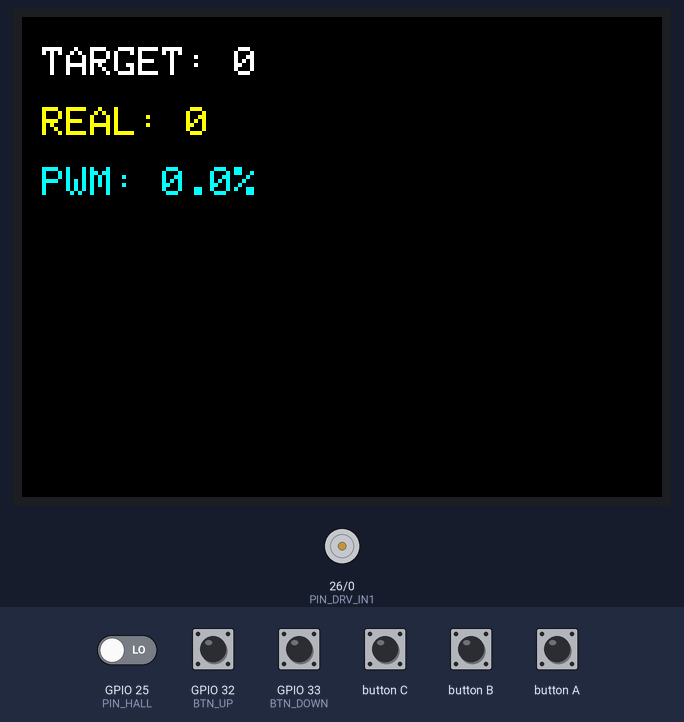
A program run on a simulated ESP32. Parts: 320×240 colour display, motor-driver pin pairs drawn as motors (green arrow = first pin HIGH = forward, orange = second pin HIGH = backward, longer = more drive). The inputs (shaded band) are chosen by the test bench; at power-on: GPIO 32 (BTN_UP) HIGH, GPIO 33 (BTN_DOWN) HIGH, GPIO 25 (PIN_HALL) LOW. What the program prints to the serial monitor is not drawn.

Above: at 1.4 s.
1.5 s: GPIO 32 (BTN_UP) pulled LOW for 1 s
At 1.69 s:
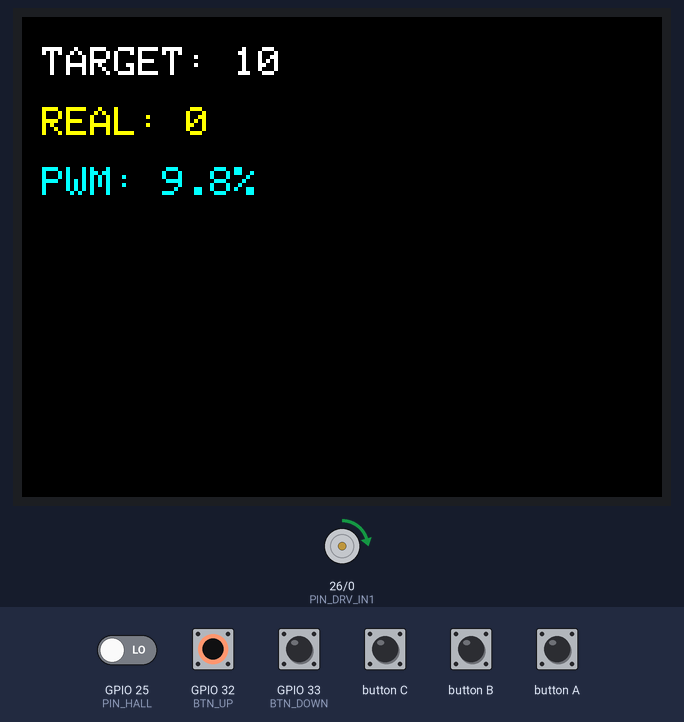
3.1 s: GPIO 33 (BTN_DOWN) pulled LOW for 1 s
At 3.29 s:
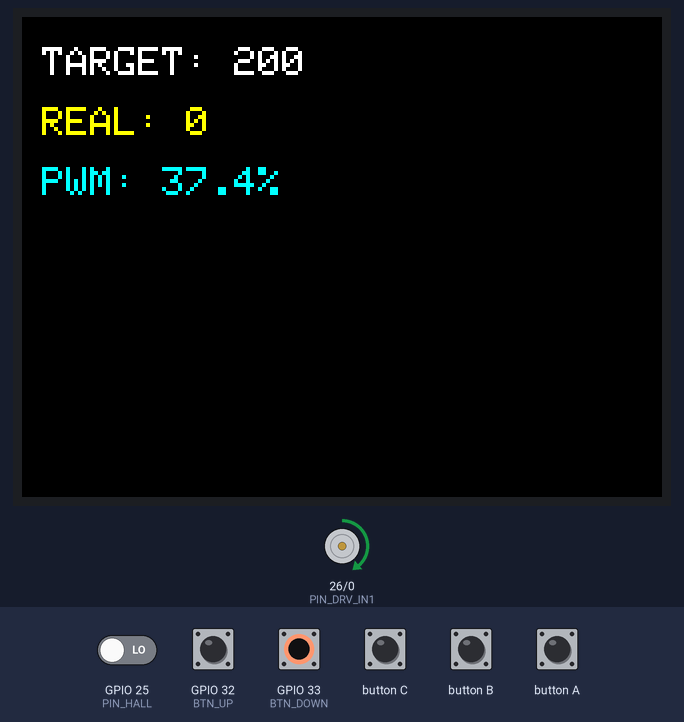
5.6 s: GPIO 32 (BTN_UP) pulled LOW for 1 s
At 6.04 s:
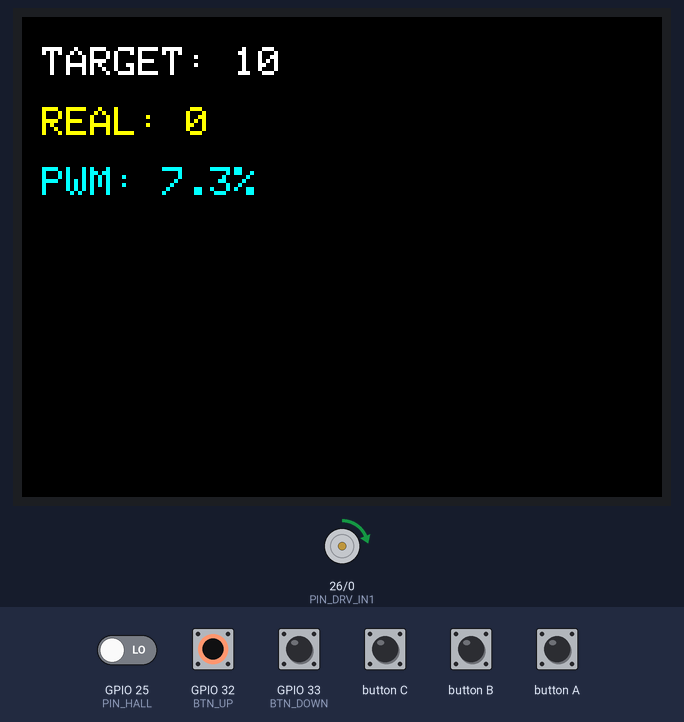
7.2 s: GPIO 33 (BTN_DOWN) pulled LOW for 0.15 s
At 7.59 s:
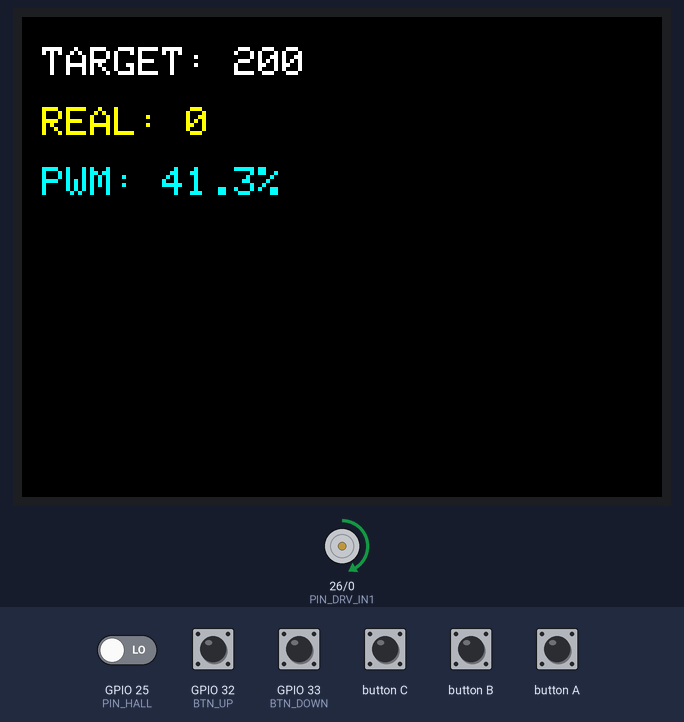
7.9 s: GPIO 32 (BTN_UP) driven LOW and GPIO 33 (BTN_DOWN) driven LOW
At 8.19 s:
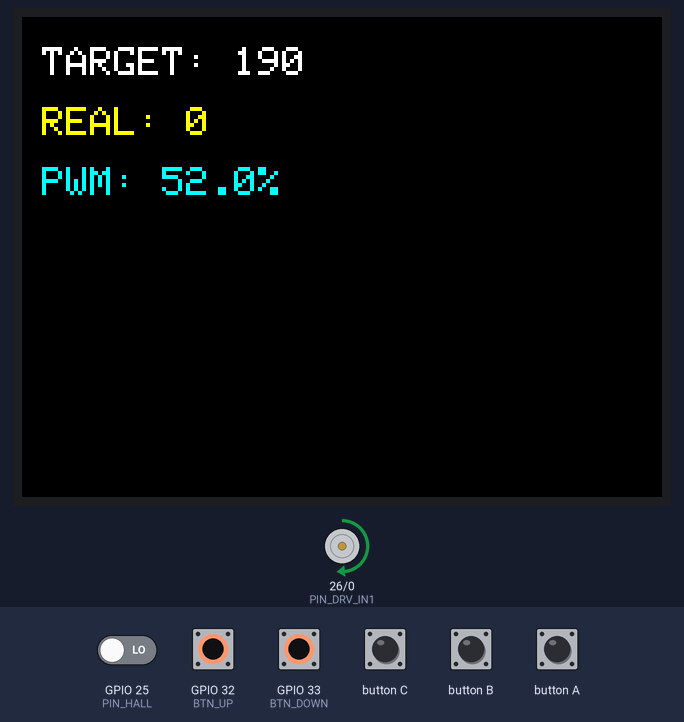
9.9 s: GPIO 32 (BTN_UP) driven HIGH
At 10.09 s:
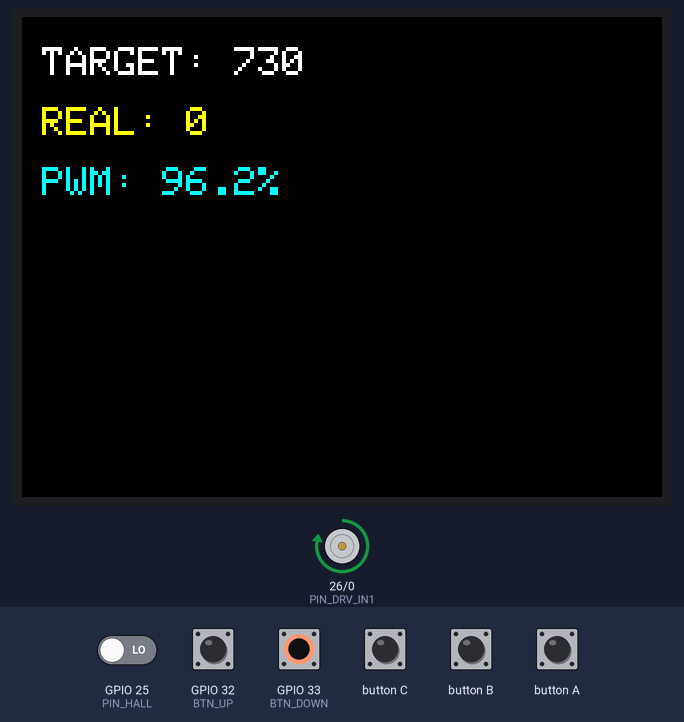
Timing chart, 0 to 12.7 s (numbered marks = the images above; inputs shaded):
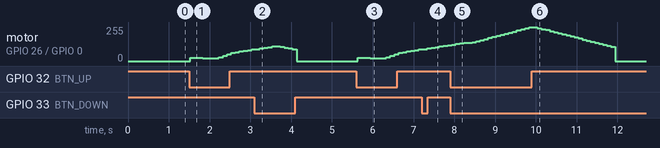

Measured:
- after the input at 1.5 s, motor on GPIO 26 (PIN_DRV_IN1) / GPIO 0 (PIN_DRV_IN2): stopped → forward 25/255 at once, → forward 19/255 0.30 s later, → forward 28/255 0.40 s later, → forward 39/255 0.10 s later, … (11 changes in this stretch); the display: changes at once (image 1)
- after the input at 5.6 s, motor on GPIO 26 (PIN_DRV_IN1) / GPIO 0 (PIN_DRV_IN2): stopped → forward 25/255 at once, → forward 19/255 0.30 s later, → forward 28/255 0.40 s later, → forward 39/255 0.10 s later, … (11 changes in this stretch); the display: first changes after 0.05 s (image 3 shows a later state)

The program:

main.cpp
```cpp
#include <Arduino.h>
#include <M5Unified.h>
#include "pulse_meter.h"

// Pines de Hardware
const int PIN_DRV_IN1 = 26;
const int PIN_DRV_IN2 = 0;
const int PIN_HALL    = 25;
const int BTN_UP      = 32;
const int BTN_DOWN    = 33;

// PWM ESP32
const int PWM_CHANNEL = 0;
const int PWM_FREQ    = 20000;
const int PWM_RES     = 10;
const int PWM_MAX     = 1023;

// Ajustes de control
const float MAX_RPM_SETPOINT = 1200.0f;

// PWM de arranque y mínimo útil
const int PWM_START = 100;      // Ajustar en banco
const int PWM_MIN   = 75;      // Ajustar según zona muerta del motor
const unsigned long START_TIME_MS = 250;

// Variables de medición
volatile unsigned long lastPulseMicros = 0;
volatile unsigned long pulseInterval = 0;
float rpmActual = 0;
float rpmInstant = 0;
float rpmTarget = 0;
float rpmDisplay = 0;
unsigned long lastInterval = 0;

// Variables PID
unsigned long lastUpdate = 0;
float Kp = 0.80f;
float Ki = 1.00f;
float Kd = 0.00;
float integral = 0, lastError = 0;

// Estado de arranque
bool motorRunning = false;
unsigned long startBoostStart = 0;

PulseMeterChannel canal1 = {portMUX_INITIALIZER_UNLOCKED, ESPERA_SUBIDA, 0, 0, 0, 0, 0, 0, PIN_HALL, 1000, 0, 0, 0, 0};

// Tarea que se ejecuta en core 0
void tareaFrecuencia(void *pvParameters);

void setup() {
    pinMode(PIN_DRV_IN1, OUTPUT);
    pinMode(PIN_DRV_IN2, OUTPUT);
    digitalWrite(PIN_DRV_IN1, LOW);
    digitalWrite(PIN_DRV_IN2, LOW);

    auto cfg = M5.config();
    M5.begin(cfg);
    Serial.begin(115200);

    pinMode(BTN_UP, INPUT_PULLUP);
    pinMode(BTN_DOWN, INPUT_PULLUP);
    pinMode(PIN_HALL, INPUT_PULLUP);

    ledcSetup(PWM_CHANNEL, PWM_FREQ, PWM_RES);
    ledcAttachPin(PIN_DRV_IN1, PWM_CHANNEL);
    ledcWrite(PWM_CHANNEL, 0);

    iniMaquinaFrecuencia(&canal1, PIN_HALL, 100); // Inicializar el canal 1
    xTaskCreatePinnedToCore(
      tareaFrecuencia,      // Función de la tarea
      "TareaFrecuencia",    // Nombre de la tarea
      2048,                 // Stack size
      NULL,                 // Parámetro
      1,                    // Prioridad
      NULL,                 // Handle
      0                     // Core 0
    );

    M5.Display.setRotation(3);
    M5.Display.fillScreen(BLACK);
    M5.Display.setTextSize(2);
}

void loop() {
    M5.update();

    static unsigned long lastBtnAction = 0;
    static unsigned long btnPressStart = 0;
    static bool btnActive = false;

    if (digitalRead(BTN_UP) == LOW) {
        if (!btnActive) {
            if (millis() - lastBtnAction > 200) {
                rpmTarget = min(rpmTarget + 10.0f, MAX_RPM_SETPOINT);
                lastBtnAction = millis();
                btnPressStart = millis();
                btnActive = true;
            }
        } else if (millis() - btnPressStart > 500) {
            if (millis() - lastBtnAction > 50) {
                rpmTarget = min(rpmTarget + 20.0f, MAX_RPM_SETPOINT);
                lastBtnAction = millis();
            }
        }
    } else if (digitalRead(BTN_DOWN) == LOW) {
        if (!btnActive) {
            if (millis() - lastBtnAction > 200) {
                rpmTarget = max(rpmTarget - 10.0f, 0.0f);
                lastBtnAction = millis();
                btnPressStart = millis();
                btnActive = true;
            }
        } else if (millis() - btnPressStart > 500) {
            if (millis() - lastBtnAction > 50) {
                rpmTarget = max(rpmTarget - 20.0f, 0.0f);
                lastBtnAction = millis();
            }
        }
    } else {
        btnActive = false;
    }

    unsigned long currentMillis = millis();
    if (currentMillis - lastUpdate >= 100) {
        lastUpdate = currentMillis;

        unsigned long interval = 0;
        unsigned long lastPulse = lastPulseMicros;
        unsigned long timeSinceLastPulse = micros() - lastPulseMicros;
        // --- CANAL 1 ---
        portENTER_CRITICAL(&(canal1.mux));
        if (canal1.flagNewData) {
            canal1.flagNewData = 0;

            if (canal1.deltaFlancoMs != 0) {
            interval = canal1.deltaFlancoMs;
            lastPulseMicros = micros();
            }
        }
        portEXIT_CRITICAL(&(canal1.mux));

        if (timeSinceLastPulse > 1000000) {
            rpmActual = 0;
            rpmInstant = 0;
        } else if (interval > 0) {
            rpmInstant = 60000.0f / interval;
        }
        rpmActual= rpmActual * 0.5f + rpmInstant * 0.5f; // Filtro simple para suavizar lectura

        Serial.print(interval);
        Serial.print(", ");
        Serial.println(lastInterval);

        int pwmOutput = 0;

        if (rpmTarget > 0) {
            if (!motorRunning) {
                motorRunning = true;
                startBoostStart = millis();
                integral = 0;
                lastError = 0;
            }

            if ((millis() - startBoostStart) < START_TIME_MS && rpmActual < 100.0f) {
                pwmOutput = PWM_START;
            } else {
                float error = rpmTarget - rpmActual;
                integral = constrain(integral + error * 0.1f, -400.0f, 400.0f);
                float derivative = (error - lastError) / 0.1f;
                float output = (Kp * error) + (Ki * integral) + (Kd * derivative);

                pwmOutput = constrain((int)output, 0, PWM_MAX);

                if (pwmOutput > 0 && pwmOutput < PWM_MIN) {
                    pwmOutput = PWM_MIN;
                }

                lastError = error;
            }
        } else {
            pwmOutput = 0;
            integral = 0;
            lastError = 0;
            motorRunning = false;
        }

        ledcWrite(PWM_CHANNEL, pwmOutput);

        M5.Display.setTextColor(WHITE, BLACK);
        M5.Display.setCursor(10, 15);
        M5.Display.printf("TARGET: %.0f   ", rpmTarget);

        rpmDisplay = rpmActual*0.2f + rpmDisplay*0.8f; // Mostrar valor suavizado
        M5.Display.setCursor(10, 45);
        M5.Display.setTextColor(YELLOW, BLACK);
        M5.Display.printf("REAL: %.0f    ", rpmDisplay);

        M5.Display.setCursor(10, 75);
        M5.Display.setTextColor(CYAN, BLACK);
        float pwmPercent = (pwmOutput / (float)PWM_MAX) * 100.0f;
        M5.Display.printf("PWM: %.1f%%   ", pwmPercent);
    }
}

void tareaFrecuencia(void *pvParameters) {
  while (1) {
    maquinaFrecuenciaPolling(&canal1); // Polling del canal 1
    vTaskDelay(pdMS_TO_TICKS(1));
  }
}
```

pulse_meter.h
```cpp
#pragma once
#include <Arduino.h>

// Define los estados de la máquina de frecuencia
typedef enum {
    ESPERA_SUBIDA = 0,
    CONFIRMA_UNO,
    ESPERA_BAJA,
    CONFIRMA_CERO
} EstadoFrecuencia;

// Estructura para cada canal de conteo de pulsos
typedef struct {
    portMUX_TYPE mux;
    volatile EstadoFrecuencia estadoFrecuencia;
    unsigned long tiempoCambio;
    unsigned long tiempoUltimoFlanco;
    volatile unsigned long deltaFlancoMs;
    unsigned int flagFirtsMeasure;
    volatile unsigned int flagNewData;
    volatile uint32_t cntFlancos;
    int pinFrecuenciaConfig;
    unsigned long tiempoFiltroUs;
    // Añadido para caudal:
    float caudalTotal;
    float caudalInstantaneo;
    float caudalInstantaneoAcumulado;
    unsigned int nSamples;
} PulseMeterChannel;

// Instancias externas para dos canales
extern PulseMeterChannel canal1;
extern PulseMeterChannel canal2;

// Prototipos de funciones
void rstMaquinaFrecuencia(PulseMeterChannel *ch);
void iniMaquinaFrecuencia(PulseMeterChannel *ch, int pinFrecuencia, unsigned long filtroUs);
void maquinaFrecuenciaPolling(PulseMeterChannel *ch);
```

pulse_meter.cpp
```cpp
#include "pulse_meter.h"
#include <Arduino.h>
#include "freertos/FreeRTOS.h"
#include "freertos/portmacro.h"

void rstMaquinaFrecuencia(PulseMeterChannel *ch) {
    portENTER_CRITICAL(&(ch->mux));
    ch->estadoFrecuencia = ESPERA_SUBIDA;
    ch->tiempoCambio = 0;
    ch->tiempoUltimoFlanco = 0;
    ch->deltaFlancoMs = 0;
    ch->flagFirtsMeasure = 0;
    ch->flagNewData = 0;
    ch->cntFlancos = 0;
    portEXIT_CRITICAL(&(ch->mux));
}

void iniMaquinaFrecuencia(PulseMeterChannel *ch, int pinFrecuencia, unsigned long filtroUs) {
    ch->pinFrecuenciaConfig = pinFrecuencia;
    ch->tiempoFiltroUs = filtroUs;
    pinMode(ch->pinFrecuenciaConfig, INPUT);
    rstMaquinaFrecuencia(ch);
}

void maquinaFrecuenciaPolling(PulseMeterChannel *ch) {
    int valorPin = digitalRead(ch->pinFrecuenciaConfig);

    switch (ch->estadoFrecuencia) {
        case ESPERA_SUBIDA:
            if (valorPin == HIGH) {
                ch->tiempoCambio = micros();
                unsigned long tiempoActualMs = millis();
                portENTER_CRITICAL(&(ch->mux));
                ch->deltaFlancoMs = tiempoActualMs - ch->tiempoUltimoFlanco;
                portEXIT_CRITICAL(&(ch->mux));
                ch->tiempoUltimoFlanco = tiempoActualMs;
                ch->estadoFrecuencia = CONFIRMA_UNO;
            }
            break;

        case CONFIRMA_UNO:
            if (valorPin == HIGH) {
                if (micros() - ch->tiempoCambio >= ch->tiempoFiltroUs) {
                    if (ch->flagFirtsMeasure == 0) {
                        ch->flagFirtsMeasure = 1;
                    } else {
                        portENTER_CRITICAL(&(ch->mux));
                        ch->flagNewData = 1;
                        ch->cntFlancos++;
                        portEXIT_CRITICAL(&(ch->mux));
                    }
                    ch->estadoFrecuencia = ESPERA_BAJA;
                }
            } else {
                ch->estadoFrecuencia = ESPERA_SUBIDA;
            }
            break;

        case ESPERA_BAJA:
            if (valorPin == LOW) {
                ch->tiempoCambio = micros();
                ch->estadoFrecuencia = CONFIRMA_CERO;
            }
            break;

        case CONFIRMA_CERO:
            if (valorPin == LOW) {
                if (micros() - ch->tiempoCambio >= ch->tiempoFiltroUs) {
                    ch->estadoFrecuencia = ESPERA_SUBIDA;
                }
            } else {
                ch->estadoFrecuencia = ESPERA_BAJA;
            }
            break;
    }
}
```
